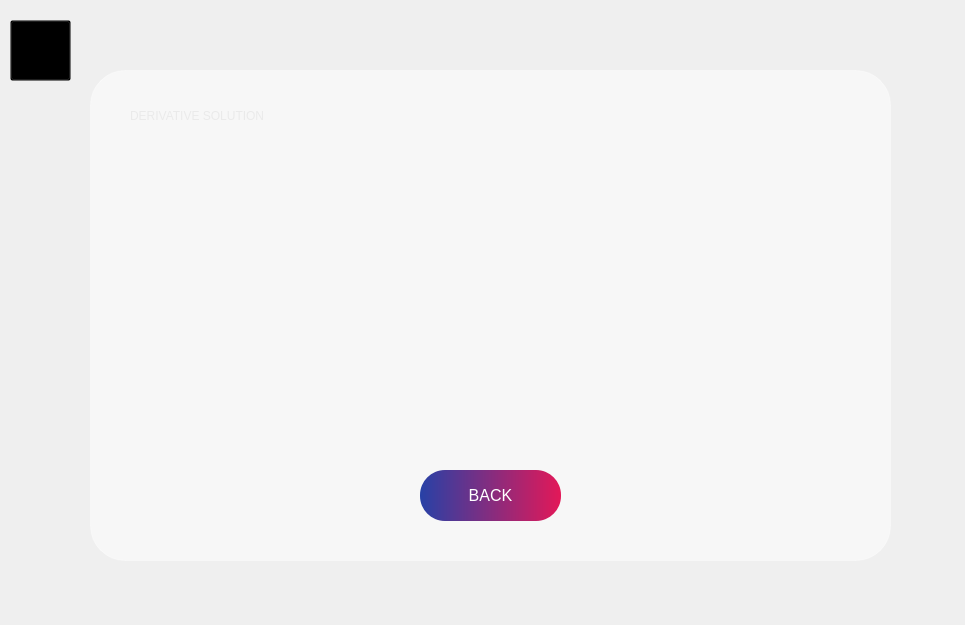
<?xml version="1.0" encoding="UTF-8"?>
<ui version="4.0">
 <class>MainWindow</class>
 <widget class="QMainWindow" name="MainWindow">
  <property name="geometry">
   <rect>
    <x>0</x>
    <y>0</y>
    <width>965</width>
    <height>625</height>
   </rect>
  </property>
  <property name="windowTitle">
   <string>MainWindow</string>
  </property>
  <widget class="QWidget" name="centralwidget">
   <widget class="QLabel" name="label">
    <property name="geometry">
     <rect>
      <x>0</x>
      <y>0</y>
      <width>971</width>
      <height>641</height>
     </rect>
    </property>
    <property name="text">
     <string/>
    </property>
    <property name="pixmap">
     <pixmap>freepik-export-202410250836012tBl.png</pixmap>
    </property>
    <property name="scaledContents">
     <bool>true</bool>
    </property>
   </widget>
   <widget class="QLabel" name="label_2">
    <property name="geometry">
     <rect>
      <x>90</x>
      <y>70</y>
      <width>801</width>
      <height>491</height>
     </rect>
    </property>
    <property name="styleSheet">
     <string notr="true">background-color: rgba(255, 255, 255, 127); 
border-radius: 35px;
border: 1px solid rgba(255, 255, 255, 76); </string>
    </property>
    <property name="text">
     <string/>
    </property>
   </widget>
   <widget class="QLabel" name="label_3">
    <property name="geometry">
     <rect>
      <x>130</x>
      <y>90</y>
      <width>391</width>
      <height>51</height>
     </rect>
    </property>
    <property name="styleSheet">
     <string notr="true">color:rgb(234, 234, 234);
font: 22pt &quot;MS Shell Dlg 2&quot;;</string>
    </property>
    <property name="text">
     <string>DERIVATIVE SOLUTION</string>
    </property>
   </widget>
   <widget class="QPushButton" name="pushButton">
    <property name="geometry">
     <rect>
      <x>420</x>
      <y>470</y>
      <width>141</width>
      <height>51</height>
     </rect>
    </property>
    <property name="styleSheet">
     <string notr="true">QPushButton {
    background: qlineargradient(x1:0, y1:0, x2:1, y2:0, stop:0 #2741a6, stop:1 #e31858);
    border-radius: 25px;
	font-size: 16px;
    color: white;
    padding: 10px 20px;
}

QPushButton:hover {
    background: qlineargradient(x1:0, y1:0, x2:1, y2:0, stop:0 #e31858, stop:1 #2741a6);
}
</string>
    </property>
    <property name="text">
     <string>BACK</string>
    </property>
   </widget>
   <widget class="QPushButton" name="pushButton_HOME">
    <property name="geometry">
     <rect>
      <x>10</x>
      <y>20</y>
      <width>61</width>
      <height>61</height>
     </rect>
    </property>
    <property name="styleSheet">
     <string notr="true">QPushButton {
    background-color: transparent;
}

QPushButton:hover {
    background-color: rgba(255, 255, 255, 0.2);
    border-radius: 25px;
    border: 1px solid rgba(255, 255, 255, 0.3);
    font-size: 16px;
    color: white;
}

QPushButton:pressed {
    background-color: rgba(255, 255, 255, 0.3); /* Slightly darker on click */
    border: 1px solid rgba(255, 255, 255, 0.5); /* Increase opacity on click */
    transform: scale(0.95); /* Slightly smaller button size */
}
</string>
    </property>
    <property name="text">
     <string/>
    </property>
    <property name="icon">
     <iconset>
      <normaloff>[CITYPNG.COM]House Line White Icon - 500x500.png</normaloff>[CITYPNG.COM]House Line White Icon - 500x500.png</iconset>
    </property>
    <property name="iconSize">
     <size>
      <width>50</width>
      <height>50</height>
     </size>
    </property>
   </widget>
   <widget class="QLabel" name="label_result">
    <property name="geometry">
     <rect>
      <x>130</x>
      <y>160</y>
      <width>721</width>
      <height>291</height>
     </rect>
    </property>
    <property name="text">
     <string/>
    </property>
   </widget>
  </widget>
 </widget>
 <resources/>
 <connections/>
</ui>
